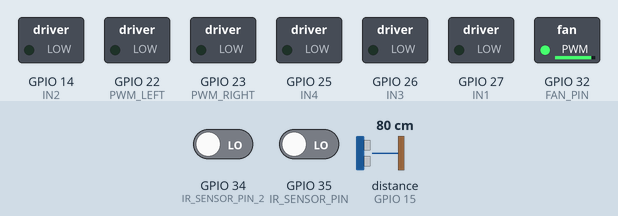
The sketch below on a simulated ESP32. Parts: switched loads named in the sketch (green lamp = pin HIGH). Wiring (inferred from the names in the program): ultrasonic range finder: trigger GPIO 4; echo GPIO 15. The test bench sets the inputs (shaded band); at power-on: GPIO 34 (IR_SENSOR_PIN_2) LOW, GPIO 35 (IR_SENSOR_PIN) LOW, distance to the obstacle (sensor on GPIO 15) 80 cm. The echo pulse lasts 58.3 µs per cm; random numbers use the default seed unless the sketch sets one; pins used as bus, display or sensor lines are not drawn.

Above: at 0.1 s.
At 100.1 s:
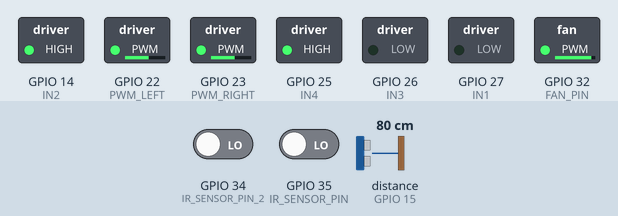
Timing chart, 0 to 101.6 s (numbered marks = the images above):
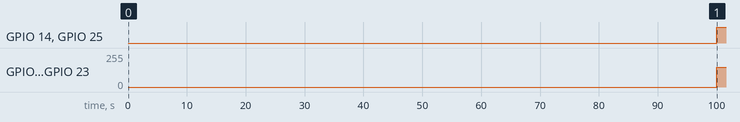

Measured:
- by itself, GPIO 14 (IN2), GPIO 25 (IN4): LOW → HIGH at 100 s
- by itself, GPIO 22 (PWM_LEFT), GPIO 23 (PWM_RIGHT): 0/255 → 150/255 at 100 s

The sketch:

Robot_blower2.ino
```cpp
// Motor driver pins
#define IN1 27  // Left motor forward
#define IN2 14  // Left motor backward
#define IN3 26  // Right motor forward
#define IN4 25  // Right motor backward

int lastBlacklineL = millis();
int lastBlacklineR = millis();
bool backOff = false;

// Ultrasonic Sensor 1 Pins
const int trigPin1 = 4;
const int echoPin1 = 15;

// PWM speed control pins
#define PWM_LEFT 22   // Left motor speed
#define PWM_RIGHT 23  // Right motor speed

#define FAN_PIN 32

// IR sensor pin
#define IR_SENSOR_PIN 35
#define IR_SENSOR_PIN_2 34

#define SPEED 150

TaskHandle_t irSensorTaskHandle;

int now_time = millis();

void stopMotors();
void irSensorTask(void *parameter);

volatile bool isCliffDetectedL = false;
volatile bool isCliffDetectedR = false;
const int obstacleDistanceThreshold1 = 15;
int distance1;

void setup() {
  Serial.begin(115200);

  // Set up motor control pins as outputs
  pinMode(IN1, OUTPUT);
  pinMode(IN2, OUTPUT);
  pinMode(IN3, OUTPUT);
  pinMode(IN4, OUTPUT);

  pinMode(trigPin1, OUTPUT);
  pinMode(echoPin1, INPUT);

  // Set up PWM pins
  pinMode(PWM_LEFT, OUTPUT);
  pinMode(PWM_RIGHT, OUTPUT);
  pinMode(FAN_PIN, OUTPUT);

  // Set up IR sensor pin
  pinMode(IR_SENSOR_PIN, INPUT);
  pinMode(IR_SENSOR_PIN_2, INPUT);

  // Stop both motors initially
  stopMotors();

  // Create a task for the IR sensor on core 1
  xTaskCreatePinnedToCore(
    irSensorTask,         // Function to be executed
    "IRSensorTask",       // Name of the task
    2048,                 // Stack size
    NULL,                 // Task input parameter
    1,                    // Task priority
    &irSensorTaskHandle,  // Task handle
    1                     // Core 1
  );
}

void loop() {
  analogWrite(FAN_PIN,230);
  delay(100000);
  if (backOff) {
    // Move backward
    setMotor("left", "backward", SPEED);
    setMotor("right", "backward", SPEED);
    delay(1000);  // Move back for 1 second

    // // Turn (e.g., left turn)
    // setMotor("left", "backward", SPEED);
    // setMotor("right", "forward", SPEED);
    // int randomDelay = random(300, 1500);  // Random turn duration between 300 and 2500 ms

    // delay(randomDelay);  // Turn for a random time

    // // Stop motors
    // stopMotors();

    // Turn (e.g., left turn)
    setMotor("left", "backward", SPEED);
    setMotor("right", "forward", SPEED);


    delay(1000);  // Turn for a random time

    // Stop motors
    stopMotors();

    backOff = false;
  }
  if (distance1 <= obstacleDistanceThreshold1) {
    // Stop motors
    stopMotors();
    Serial.println("Fan ON");
    analogWrite(5,153);
    delay(2000);
    analogWrite(5,0);

    // Turn (e.g., left turn)
    setMotor("left", "backward", SPEED);
    setMotor("right", "forward", SPEED);
    int randomDelay = random(100, 1200);  // Random turn duration between 300 and 2500 ms

    delay(randomDelay);  // Turn for a random time
  }

  if (isCliffDetectedR) {
    Serial.println("Cliff detected! Moving back and turning.");

    // // Move backward
    // setMotor("left", "backward", SPEED);
    // setMotor("right", "backward", SPEED);
    // delay(1000);  // Move back for 1 second

    // Turn (e.g., left turn)
    setMotor("left", "backward", SPEED);
    setMotor("right", "forward", SPEED);
    int randomDelay = random(300, 1500);  // Random turn duration between 300 and 2500 ms

    delay(randomDelay);  // Turn for a random time

    // Stop motors
    stopMotors();

    // Reset cliff detection flag
    isCliffDetectedR = false;
  } else if (isCliffDetectedL) {
    Serial.println("Cliff detected! Moving back and turning.");

    // // Move backward
    // setMotor("left", "backward", SPEED);
    // setMotor("right", "backward", SPEED);
    // delay(1000);  // Move back for 1 second

    // Turn (e.g., left turn)
    setMotor("left", "forward", SPEED);
    setMotor("right", "backward", SPEED);
    int randomDelay = random(300, 1500);  // Random turn duration between 300 and 2500 ms

    delay(randomDelay);  // Turn for a random time

    // Stop motors
    stopMotors();

    // Reset cliff detection flag
    isCliffDetectedL = false;
  } else {
    setMotor("left", "forward", SPEED);
    setMotor("right", "forward", SPEED);
    // // Continue moving forward
    // if (millis() - now_time < 3000) {
    //   setMotor("left", "forward", SPEED);
    //   setMotor("right", "forward", SPEED);
    // } else {
    //   now_time = millis();
    //   setMotor("left", "stop", 0);
    //   setMotor("right", "stop", 0);
    //   delay(300);
    // }
  }

  // delay(100);  // Small delay for stability
}

// Function to control a motor's direction and speed
void setMotor(String motor, String direction, int speed) {
  if (motor == "left") {
    analogWrite(PWM_LEFT, speed);  // Set speed for left motor
    if (direction == "forward") {
      digitalWrite(IN1, LOW);
      digitalWrite(IN2, HIGH);
    } else if (direction == "backward") {
      digitalWrite(IN1, HIGH);
      digitalWrite(IN2, LOW);
    } else if (direction == "stop") {
      digitalWrite(IN1, LOW);
      digitalWrite(IN2, LOW);
    }
  } else if (motor == "right") {
    analogWrite(PWM_RIGHT, speed);  // Set speed for right motor
    if (direction == "forward") {
      digitalWrite(IN3, LOW);
      digitalWrite(IN4, HIGH);
    } else if (direction == "backward") {
      digitalWrite(IN3, HIGH);
      digitalWrite(IN4, LOW);
    } else if (direction == "stop") {
      digitalWrite(IN3, LOW);
      digitalWrite(IN4, LOW);
    }
  }
}

// Function to stop both motors
void stopMotors() {
  setMotor("left", "stop", 0);
  setMotor("right", "stop", 0);
}

// IR sensor task function that runs on core 1
void irSensorTask(void *parameter) {
  while (true) {
    distance1 = getDistance(trigPin1, echoPin1);
    if (digitalRead(IR_SENSOR_PIN) == HIGH) {
      isCliffDetectedR = true;  // Set cliff detection flag
      lastBlacklineR = millis();

      if (lastBlacklineR - lastBlacklineL < 1000) {
        backOff = true;
      }
    }
    if (digitalRead(IR_SENSOR_PIN_2) == HIGH) {
      isCliffDetectedL = true;  // Set cliff detection flag
      lastBlacklineL = millis();
      if (lastBlacklineL - lastBlacklineR < 1000) {
        backOff = true;
      }
    }
    vTaskDelay(50 / portTICK_PERIOD_MS);  // Delay for 50ms for faster updates
  }
}

int getDistance(int trigPin, int echoPin) {
  // Send a pulse to the trigger pin
  digitalWrite(trigPin, LOW);
  delayMicroseconds(2);
  digitalWrite(trigPin, HIGH);
  delayMicroseconds(10);
  digitalWrite(trigPin, LOW);

  // Read the echo pin, measure the pulse width
  long duration = pulseIn(echoPin, HIGH);

  // Calculate the distance (in cm)
  int distance = duration * 0.0344 / 2;
  return distance;
}
```
